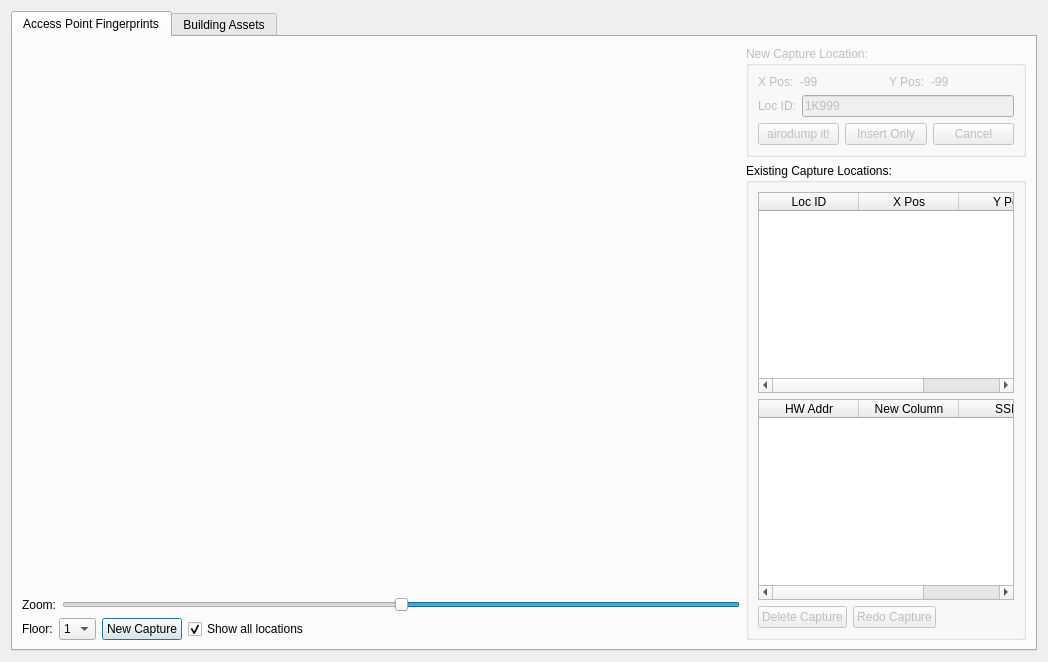
<?xml version="1.0" encoding="UTF-8"?>
<ui version="4.0">
 <class>MainDialog</class>
 <widget class="QDialog" name="MainDialog">
  <property name="geometry">
   <rect>
    <x>0</x>
    <y>0</y>
    <width>1048</width>
    <height>662</height>
   </rect>
  </property>
  <property name="windowTitle">
   <string>Navigator Database Maintenance</string>
  </property>
  <layout class="QHBoxLayout" name="horizontalLayout_7">
   <item>
    <widget class="QTabWidget" name="dialog_tab">
     <property name="currentIndex">
      <number>0</number>
     </property>
     <widget class="QWidget" name="fingerprints">
      <attribute name="title">
       <string>Access Point Fingerprints</string>
      </attribute>
      <layout class="QHBoxLayout" name="horizontalLayout_8" stretch="1,0">
       <item>
        <layout class="QVBoxLayout" name="verticalLayout_3" stretch="1,0,0">
         <item>
          <layout class="QHBoxLayout" name="floor_graphic_layout"/>
         </item>
         <item>
          <layout class="QHBoxLayout" name="horizontalLayout_3">
           <item>
            <widget class="QLabel" name="label">
             <property name="text">
              <string>Zoom:</string>
             </property>
             <property name="alignment">
              <set>Qt::AlignRight|Qt::AlignTrailing|Qt::AlignVCenter</set>
             </property>
            </widget>
           </item>
           <item>
            <widget class="QSlider" name="fp_zoom_slider">
             <property name="minimum">
              <number>100</number>
             </property>
             <property name="maximum">
              <number>500</number>
             </property>
             <property name="pageStep">
              <number>2</number>
             </property>
             <property name="value">
              <number>300</number>
             </property>
             <property name="orientation">
              <enum>Qt::Horizontal</enum>
             </property>
             <property name="invertedAppearance">
              <bool>true</bool>
             </property>
            </widget>
           </item>
          </layout>
         </item>
         <item>
          <layout class="QHBoxLayout" name="horizontalLayout_2">
           <item>
            <widget class="QLabel" name="label_5">
             <property name="text">
              <string>Floor:</string>
             </property>
            </widget>
           </item>
           <item>
            <widget class="QComboBox" name="fp_floor_combobox">
             <item>
              <property name="text">
               <string>1</string>
              </property>
             </item>
             <item>
              <property name="text">
               <string>2</string>
              </property>
             </item>
             <item>
              <property name="text">
               <string>3</string>
              </property>
             </item>
            </widget>
           </item>
           <item>
            <widget class="QPushButton" name="fp_new_capture_push_button">
             <property name="text">
              <string>New Capture</string>
             </property>
            </widget>
           </item>
           <item>
            <widget class="QCheckBox" name="checkBox">
             <property name="text">
              <string>Show all locations</string>
             </property>
             <property name="checked">
              <bool>true</bool>
             </property>
            </widget>
           </item>
           <item>
            <spacer name="horizontalSpacer">
             <property name="orientation">
              <enum>Qt::Horizontal</enum>
             </property>
             <property name="sizeHint" stdset="0">
              <size>
               <width>40</width>
               <height>20</height>
              </size>
             </property>
            </spacer>
           </item>
          </layout>
         </item>
        </layout>
       </item>
       <item>
        <layout class="QVBoxLayout" name="verticalLayout_4">
         <item>
          <widget class="QGroupBox" name="fp_new_capture_groupbox">
           <property name="enabled">
            <bool>false</bool>
           </property>
           <property name="title">
            <string>New Capture Location:</string>
           </property>
           <layout class="QVBoxLayout" name="verticalLayout">
            <item>
             <layout class="QGridLayout" name="gridLayout_2" columnstretch="0,1,0,1">
              <item row="0" column="0">
               <widget class="QLabel" name="label_2">
                <property name="text">
                 <string>X Pos:</string>
                </property>
               </widget>
              </item>
              <item row="0" column="1">
               <widget class="QLabel" name="fp_x_pos_label">
                <property name="text">
                 <string>-99</string>
                </property>
               </widget>
              </item>
              <item row="0" column="2">
               <widget class="QLabel" name="label_3">
                <property name="text">
                 <string>Y Pos:</string>
                </property>
               </widget>
              </item>
              <item row="0" column="3">
               <widget class="QLabel" name="fp_y_pos_label">
                <property name="text">
                 <string>-99</string>
                </property>
               </widget>
              </item>
             </layout>
            </item>
            <item>
             <layout class="QHBoxLayout" name="horizontalLayout">
              <item>
               <widget class="QLabel" name="label_4">
                <property name="text">
                 <string>Loc ID:</string>
                </property>
               </widget>
              </item>
              <item>
               <widget class="QLineEdit" name="fp_loc_id_line_edit">
                <property name="text">
                 <string>1K999</string>
                </property>
               </widget>
              </item>
             </layout>
            </item>
            <item>
             <layout class="QHBoxLayout" name="horizontalLayout_5">
              <item>
               <widget class="QPushButton" name="fp_airdump_button">
                <property name="text">
                 <string>airodump it!</string>
                </property>
               </widget>
              </item>
              <item>
               <widget class="QPushButton" name="fp_insert_only_button">
                <property name="text">
                 <string>Insert Only</string>
                </property>
               </widget>
              </item>
              <item>
               <widget class="QPushButton" name="fp_cancel_button">
                <property name="text">
                 <string>Cancel</string>
                </property>
               </widget>
              </item>
             </layout>
            </item>
           </layout>
          </widget>
         </item>
         <item>
          <widget class="QGroupBox" name="groupBox">
           <property name="title">
            <string>Existing Capture Locations:</string>
           </property>
           <layout class="QVBoxLayout" name="verticalLayout_2">
            <item>
             <widget class="QTableWidget" name="locations_table">
              <column>
               <property name="text">
                <string>Loc ID</string>
               </property>
              </column>
              <column>
               <property name="text">
                <string>X Pos</string>
               </property>
              </column>
              <column>
               <property name="text">
                <string>Y Pos</string>
               </property>
              </column>
             </widget>
            </item>
            <item>
             <widget class="QTableWidget" name="measurements_table">
              <column>
               <property name="text">
                <string>HW Addr</string>
               </property>
              </column>
              <column>
               <property name="text">
                <string>New Column</string>
               </property>
              </column>
              <column>
               <property name="text">
                <string>SSID</string>
               </property>
              </column>
             </widget>
            </item>
            <item>
             <layout class="QHBoxLayout" name="horizontalLayout_4">
              <item>
               <widget class="QPushButton" name="fp_delete_capture_button">
                <property name="enabled">
                 <bool>false</bool>
                </property>
                <property name="text">
                 <string>Delete Capture</string>
                </property>
               </widget>
              </item>
              <item>
               <widget class="QPushButton" name="fp_redo_capture_button">
                <property name="enabled">
                 <bool>false</bool>
                </property>
                <property name="text">
                 <string>Redo Capture</string>
                </property>
               </widget>
              </item>
              <item>
               <spacer name="horizontalSpacer_2">
                <property name="orientation">
                 <enum>Qt::Horizontal</enum>
                </property>
                <property name="sizeHint" stdset="0">
                 <size>
                  <width>40</width>
                  <height>20</height>
                 </size>
                </property>
               </spacer>
              </item>
             </layout>
            </item>
           </layout>
          </widget>
         </item>
        </layout>
       </item>
      </layout>
     </widget>
     <widget class="QWidget" name="assets">
      <attribute name="title">
       <string>Building Assets</string>
      </attribute>
      <layout class="QVBoxLayout" name="verticalLayout_7">
       <item>
        <layout class="QHBoxLayout" name="horizontalLayout_13" stretch="1,0">
         <item>
          <layout class="QVBoxLayout" name="verticalLayout_5" stretch="1,0,0">
           <item>
            <layout class="QHBoxLayout" name="floor_graphic_layout_2"/>
           </item>
           <item>
            <layout class="QHBoxLayout" name="horizontalLayout_6">
             <item>
              <widget class="QLabel" name="label_6">
               <property name="text">
                <string>Zoom:</string>
               </property>
               <property name="alignment">
                <set>Qt::AlignRight|Qt::AlignTrailing|Qt::AlignVCenter</set>
               </property>
              </widget>
             </item>
             <item>
              <widget class="QSlider" name="as_zoom_slider">
               <property name="minimum">
                <number>100</number>
               </property>
               <property name="maximum">
                <number>500</number>
               </property>
               <property name="pageStep">
                <number>2</number>
               </property>
               <property name="value">
                <number>300</number>
               </property>
               <property name="orientation">
                <enum>Qt::Horizontal</enum>
               </property>
               <property name="invertedAppearance">
                <bool>true</bool>
               </property>
              </widget>
             </item>
            </layout>
           </item>
           <item>
            <layout class="QHBoxLayout" name="horizontalLayout_9">
             <item>
              <widget class="QLabel" name="label_7">
               <property name="text">
                <string>Floor:</string>
               </property>
              </widget>
             </item>
             <item>
              <widget class="QComboBox" name="comboBox_2">
               <item>
                <property name="text">
                 <string>1</string>
                </property>
               </item>
               <item>
                <property name="text">
                 <string>2</string>
                </property>
               </item>
               <item>
                <property name="text">
                 <string>3</string>
                </property>
               </item>
              </widget>
             </item>
             <item>
              <widget class="QPushButton" name="as_new_capture_button">
               <property name="text">
                <string>Capture Asset</string>
               </property>
              </widget>
             </item>
             <item>
              <widget class="QPushButton" name="as_cancel_button">
               <property name="enabled">
                <bool>false</bool>
               </property>
               <property name="text">
                <string>Cancel</string>
               </property>
              </widget>
             </item>
             <item>
              <layout class="QHBoxLayout" name="horizontalLayout_12">
               <item>
                <widget class="QLabel" name="label_16">
                 <property name="text">
                  <string>X Pos:</string>
                 </property>
                </widget>
               </item>
               <item>
                <widget class="QLabel" name="x_pos_label_2">
                 <property name="text">
                  <string>-99</string>
                 </property>
                </widget>
               </item>
               <item>
                <widget class="QLabel" name="label_17">
                 <property name="text">
                  <string>Y Pos:</string>
                 </property>
                </widget>
               </item>
               <item>
                <widget class="QLabel" name="y_pos_label_2">
                 <property name="text">
                  <string>-99</string>
                 </property>
                </widget>
               </item>
              </layout>
             </item>
             <item>
              <spacer name="horizontalSpacer_4">
               <property name="orientation">
                <enum>Qt::Horizontal</enum>
               </property>
               <property name="sizeHint" stdset="0">
                <size>
                 <width>40</width>
                 <height>20</height>
                </size>
               </property>
              </spacer>
             </item>
            </layout>
           </item>
          </layout>
         </item>
         <item>
          <layout class="QVBoxLayout" name="verticalLayout_6">
           <item>
            <widget class="QGroupBox" name="groupBox_2">
             <property name="title">
              <string>Office:</string>
             </property>
             <layout class="QGridLayout" name="gridLayout">
              <item row="0" column="0">
               <widget class="QLabel" name="label_10">
                <property name="text">
                 <string>Room Number:</string>
                </property>
               </widget>
              </item>
              <item row="0" column="1">
               <widget class="QLineEdit" name="lineEdit_2"/>
              </item>
              <item row="1" column="0">
               <widget class="QLabel" name="label_8">
                <property name="text">
                 <string>Owner's Name:</string>
                </property>
               </widget>
              </item>
              <item row="1" column="1">
               <widget class="QLineEdit" name="lineEdit">
                <property name="text">
                 <string>Last, First</string>
                </property>
               </widget>
              </item>
              <item row="2" column="0">
               <widget class="QLabel" name="label_9">
                <property name="text">
                 <string>Owner's Role</string>
                </property>
               </widget>
              </item>
              <item row="2" column="1">
               <widget class="QComboBox" name="comboBox_3">
                <item>
                 <property name="text">
                  <string>professor</string>
                 </property>
                </item>
                <item>
                 <property name="text">
                  <string>researcher</string>
                 </property>
                </item>
                <item>
                 <property name="text">
                  <string>other</string>
                 </property>
                </item>
               </widget>
              </item>
              <item row="3" column="0">
               <widget class="QPushButton" name="pushButton_3">
                <property name="enabled">
                 <bool>false</bool>
                </property>
                <property name="text">
                 <string>Create Office</string>
                </property>
               </widget>
              </item>
             </layout>
            </widget>
           </item>
           <item>
            <widget class="QGroupBox" name="groupBox_3">
             <property name="title">
              <string>Office Mate:</string>
             </property>
             <layout class="QHBoxLayout" name="horizontalLayout_10">
              <item>
               <layout class="QGridLayout" name="gridLayout_3">
                <item row="0" column="0">
                 <widget class="QLabel" name="label_11">
                  <property name="text">
                   <string>Room Number:</string>
                  </property>
                 </widget>
                </item>
                <item row="0" column="1">
                 <widget class="QComboBox" name="comboBox_5"/>
                </item>
                <item row="1" column="0">
                 <widget class="QLabel" name="label_12">
                  <property name="text">
                   <string>Additional Owner's Name:</string>
                  </property>
                 </widget>
                </item>
                <item row="1" column="1">
                 <widget class="QLineEdit" name="lineEdit_3">
                  <property name="text">
                   <string>Last, First</string>
                  </property>
                 </widget>
                </item>
                <item row="2" column="0">
                 <widget class="QLabel" name="label_13">
                  <property name="text">
                   <string>Additional Owner's Role:</string>
                  </property>
                 </widget>
                </item>
                <item row="2" column="1">
                 <widget class="QComboBox" name="comboBox_4">
                  <item>
                   <property name="text">
                    <string>professor</string>
                   </property>
                  </item>
                  <item>
                   <property name="text">
                    <string>researcher</string>
                   </property>
                  </item>
                  <item>
                   <property name="text">
                    <string>other</string>
                   </property>
                  </item>
                 </widget>
                </item>
                <item row="3" column="0">
                 <widget class="QPushButton" name="pushButton_4">
                  <property name="enabled">
                   <bool>false</bool>
                  </property>
                  <property name="text">
                   <string>Add Office Mate</string>
                  </property>
                 </widget>
                </item>
               </layout>
              </item>
             </layout>
            </widget>
           </item>
           <item>
            <spacer name="verticalSpacer">
             <property name="orientation">
              <enum>Qt::Vertical</enum>
             </property>
             <property name="sizeHint" stdset="0">
              <size>
               <width>20</width>
               <height>40</height>
              </size>
             </property>
            </spacer>
           </item>
          </layout>
         </item>
        </layout>
       </item>
       <item>
        <widget class="QGroupBox" name="specialized_groupbox">
         <property name="title">
          <string>Specialized Room or Lab:</string>
         </property>
         <layout class="QHBoxLayout" name="horizontalLayout_11">
          <item>
           <layout class="QGridLayout" name="gridLayout_4">
            <item row="0" column="0">
             <widget class="QLabel" name="label_14">
              <property name="text">
               <string>Room Number:</string>
              </property>
             </widget>
            </item>
            <item row="1" column="0">
             <widget class="QLabel" name="label_15">
              <property name="text">
               <string>Description:</string>
              </property>
             </widget>
            </item>
            <item row="1" column="1">
             <widget class="QLineEdit" name="lineEdit_4"/>
            </item>
            <item row="2" column="0">
             <widget class="QPushButton" name="pushButton_5">
              <property name="enabled">
               <bool>false</bool>
              </property>
              <property name="text">
               <string>Add Room</string>
              </property>
             </widget>
            </item>
            <item row="0" column="1">
             <widget class="QLineEdit" name="lineEdit_5"/>
            </item>
           </layout>
          </item>
         </layout>
        </widget>
       </item>
      </layout>
     </widget>
    </widget>
   </item>
  </layout>
 </widget>
 <resources/>
 <connections>
  <connection>
   <sender>fp_zoom_slider</sender>
   <signal>valueChanged(int)</signal>
   <receiver>MainDialog</receiver>
   <slot>fp_update_floor_scale(int)</slot>
   <hints>
    <hint type="sourcelabel">
     <x>420</x>
     <y>582</y>
    </hint>
    <hint type="destinationlabel">
     <x>436</x>
     <y>536</y>
    </hint>
   </hints>
  </connection>
  <connection>
   <sender>fp_new_capture_push_button</sender>
   <signal>clicked()</signal>
   <receiver>MainDialog</receiver>
   <slot>fp_start_new_capture_mode()</slot>
   <hints>
    <hint type="sourcelabel">
     <x>268</x>
     <y>625</y>
    </hint>
    <hint type="destinationlabel">
     <x>277</x>
     <y>534</y>
    </hint>
   </hints>
  </connection>
  <connection>
   <sender>fp_cancel_button</sender>
   <signal>clicked()</signal>
   <receiver>MainDialog</receiver>
   <slot>fp_cancel_new_capture()</slot>
   <hints>
    <hint type="sourcelabel">
     <x>941</x>
     <y>153</y>
    </hint>
    <hint type="destinationlabel">
     <x>1008</x>
     <y>153</y>
    </hint>
   </hints>
  </connection>
  <connection>
   <sender>fp_airdump_button</sender>
   <signal>clicked()</signal>
   <receiver>MainDialog</receiver>
   <slot>fp_perform_ap_capture()</slot>
   <hints>
    <hint type="sourcelabel">
     <x>730</x>
     <y>152</y>
    </hint>
    <hint type="destinationlabel">
     <x>1012</x>
     <y>202</y>
    </hint>
   </hints>
  </connection>
  <connection>
   <sender>fp_insert_only_button</sender>
   <signal>clicked()</signal>
   <receiver>MainDialog</receiver>
   <slot>fp_insert_loc_id()</slot>
   <hints>
    <hint type="sourcelabel">
     <x>809</x>
     <y>157</y>
    </hint>
    <hint type="destinationlabel">
     <x>1011</x>
     <y>239</y>
    </hint>
   </hints>
  </connection>
  <connection>
   <sender>as_zoom_slider</sender>
   <signal>valueChanged(int)</signal>
   <receiver>MainDialog</receiver>
   <slot>as_update_floor_scale(int)</slot>
   <hints>
    <hint type="sourcelabel">
     <x>366</x>
     <y>426</y>
    </hint>
    <hint type="destinationlabel">
     <x>505</x>
     <y>658</y>
    </hint>
   </hints>
  </connection>
 </connections>
 <slots>
  <slot>fp_update_floor_scale(int)</slot>
  <slot>fp_start_new_capture_mode()</slot>
  <slot>fp_perform_ap_capture()</slot>
  <slot>fp_cancel_new_capture()</slot>
  <slot>fp_insert_loc_id()</slot>
  <slot>as_update_floor_scale(int)</slot>
 </slots>
</ui>
